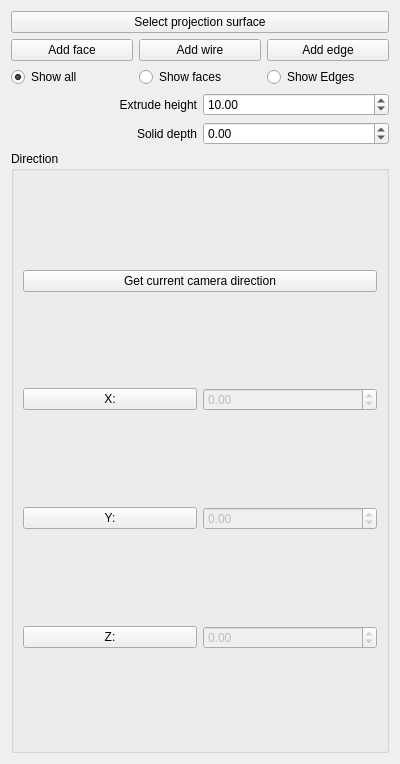
<?xml version="1.0" encoding="UTF-8"?>
<ui version="4.0">
 <class>PartGui::DlgProjectionOnSurface</class>
 <widget class="QWidget" name="PartGui::DlgProjectionOnSurface">
  <property name="geometry">
   <rect>
    <x>0</x>
    <y>0</y>
    <width>400</width>
    <height>764</height>
   </rect>
  </property>
  <property name="windowTitle">
   <string>Form</string>
  </property>
  <layout class="QVBoxLayout" name="verticalLayout">
   <item>
    <widget class="QPushButton" name="pushButtonAddProjFace">
     <property name="text">
      <string>Select projection surface</string>
     </property>
    </widget>
   </item>
   <item>
    <layout class="QVBoxLayout" name="verticalLayout_3">
     <item>
      <layout class="QHBoxLayout" name="horizontalLayout">
       <item>
        <widget class="QPushButton" name="pushButtonAddFace">
         <property name="text">
          <string>Add face</string>
         </property>
        </widget>
       </item>
       <item>
        <widget class="QPushButton" name="pushButtonAddWire">
         <property name="text">
          <string>Add wire</string>
         </property>
        </widget>
       </item>
       <item>
        <widget class="QPushButton" name="pushButtonAddEdge">
         <property name="text">
          <string>Add edge</string>
         </property>
        </widget>
       </item>
      </layout>
     </item>
     <item>
      <layout class="QHBoxLayout" name="horizontalLayout_5">
       <item>
        <widget class="QRadioButton" name="radioButtonShowAll">
         <property name="text">
          <string>Show all</string>
         </property>
         <property name="checked">
          <bool>true</bool>
         </property>
        </widget>
       </item>
       <item>
        <widget class="QRadioButton" name="radioButtonFaces">
         <property name="text">
          <string>Show faces</string>
         </property>
         <property name="checked">
          <bool>false</bool>
         </property>
        </widget>
       </item>
       <item>
        <widget class="QRadioButton" name="radioButtonEdges">
         <property name="text">
          <string>Show Edges</string>
         </property>
         <property name="checked">
          <bool>false</bool>
         </property>
        </widget>
       </item>
      </layout>
     </item>
    </layout>
   </item>
   <item>
    <layout class="QHBoxLayout" name="horizontalLayout_6">
     <item>
      <widget class="QLabel" name="labelExtrudeHeigth">
       <property name="text">
        <string>Extrude height</string>
       </property>
       <property name="alignment">
        <set>Qt::AlignRight|Qt::AlignTrailing|Qt::AlignVCenter</set>
       </property>
      </widget>
     </item>
     <item>
      <widget class="QDoubleSpinBox" name="doubleSpinBoxExtrudeHeight">
       <property name="maximum">
        <double>999.000000000000000</double>
       </property>
       <property name="value">
        <double>10.000000000000000</double>
       </property>
      </widget>
     </item>
    </layout>
   </item>
   <item>
    <layout class="QHBoxLayout" name="horizontalLayout_7">
     <item>
      <widget class="QLabel" name="labelDepth">
       <property name="text">
        <string>Solid depth</string>
       </property>
       <property name="alignment">
        <set>Qt::AlignRight|Qt::AlignTrailing|Qt::AlignVCenter</set>
       </property>
      </widget>
     </item>
     <item>
      <widget class="QDoubleSpinBox" name="doubleSpinBoxSolidDepth">
       <property name="minimum">
        <double>-999.000000000000000</double>
       </property>
       <property name="maximum">
        <double>999.000000000000000</double>
       </property>
       <property name="value">
        <double>0.000000000000000</double>
       </property>
      </widget>
     </item>
    </layout>
   </item>
   <item>
    <widget class="QGroupBox" name="groupBoxDir">
     <property name="title">
      <string>Direction</string>
     </property>
     <layout class="QVBoxLayout" name="verticalLayout_2">
      <item>
       <widget class="QPushButton" name="pushButtonGetCurrentCamDir">
        <property name="text">
         <string>Get current camera direction</string>
        </property>
       </widget>
      </item>
      <item>
       <layout class="QHBoxLayout" name="horizontalLayout_2">
        <item>
         <widget class="QPushButton" name="pushButtonDirX">
          <property name="text">
           <string>X:</string>
          </property>
         </widget>
        </item>
        <item>
         <widget class="QDoubleSpinBox" name="doubleSpinBoxDirX">
          <property name="enabled">
           <bool>false</bool>
          </property>
          <property name="readOnly">
           <bool>false</bool>
          </property>
          <property name="minimum">
           <double>-1.000000000000000</double>
          </property>
          <property name="maximum">
           <double>1.000000000000000</double>
          </property>
          <property name="singleStep">
           <double>0.100000000000000</double>
          </property>
         </widget>
        </item>
       </layout>
      </item>
      <item>
       <layout class="QHBoxLayout" name="horizontalLayout_3">
        <item>
         <widget class="QPushButton" name="pushButtonDirY">
          <property name="text">
           <string>Y:</string>
          </property>
         </widget>
        </item>
        <item>
         <widget class="QDoubleSpinBox" name="doubleSpinBoxDirY">
          <property name="enabled">
           <bool>false</bool>
          </property>
          <property name="minimum">
           <double>-1.000000000000000</double>
          </property>
          <property name="maximum">
           <double>1.000000000000000</double>
          </property>
          <property name="singleStep">
           <double>0.100000000000000</double>
          </property>
         </widget>
        </item>
       </layout>
      </item>
      <item>
       <layout class="QHBoxLayout" name="horizontalLayout_4">
        <item>
         <widget class="QPushButton" name="pushButtonDirZ">
          <property name="text">
           <string>Z:</string>
          </property>
         </widget>
        </item>
        <item>
         <widget class="QDoubleSpinBox" name="doubleSpinBoxDirZ">
          <property name="enabled">
           <bool>false</bool>
          </property>
          <property name="minimum">
           <double>-1.000000000000000</double>
          </property>
          <property name="maximum">
           <double>1.000000000000000</double>
          </property>
          <property name="singleStep">
           <double>0.100000000000000</double>
          </property>
         </widget>
        </item>
       </layout>
      </item>
     </layout>
    </widget>
   </item>
  </layout>
 </widget>
 <resources/>
 <connections/>
</ui>
